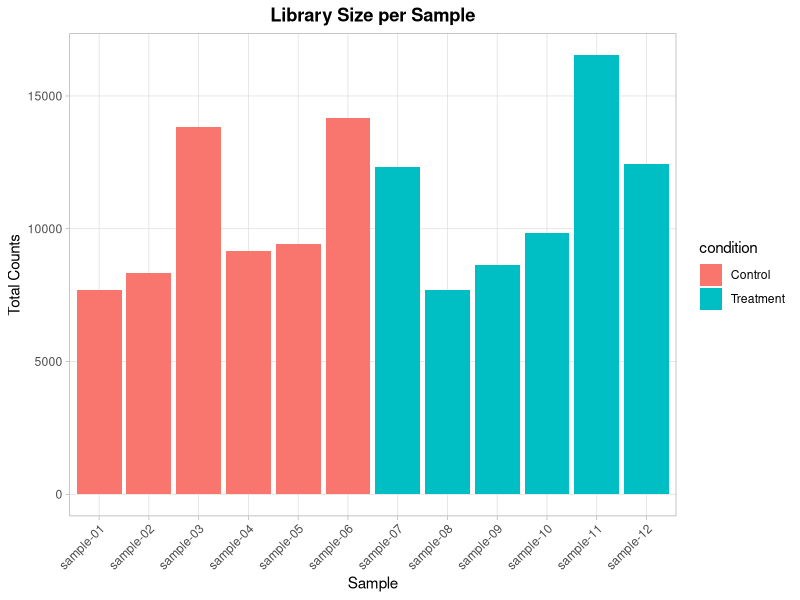
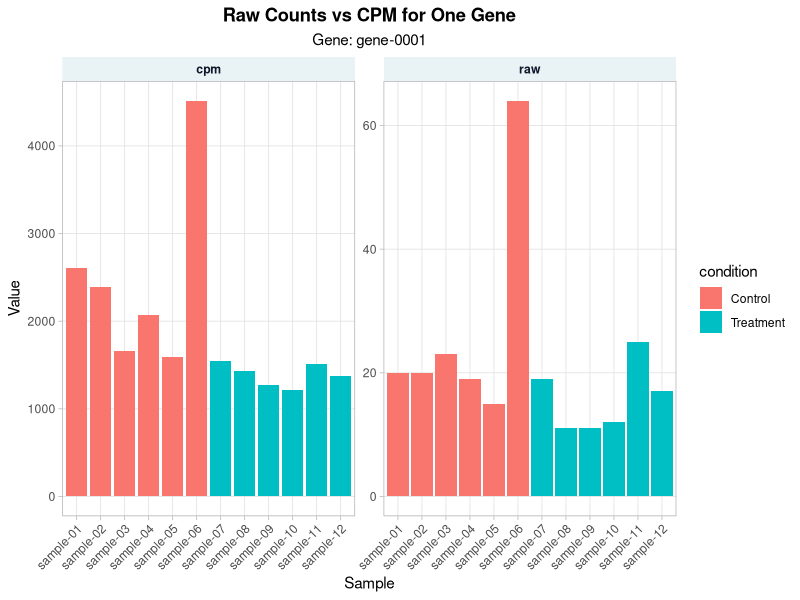
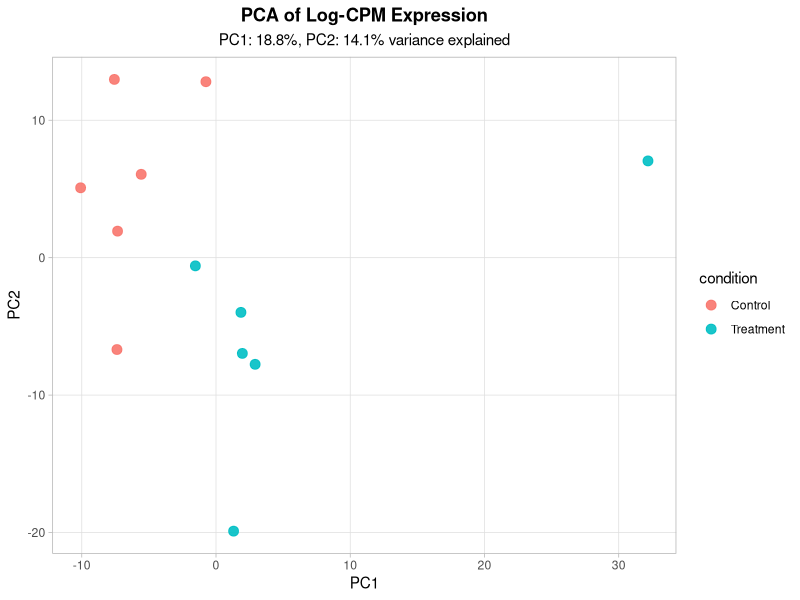
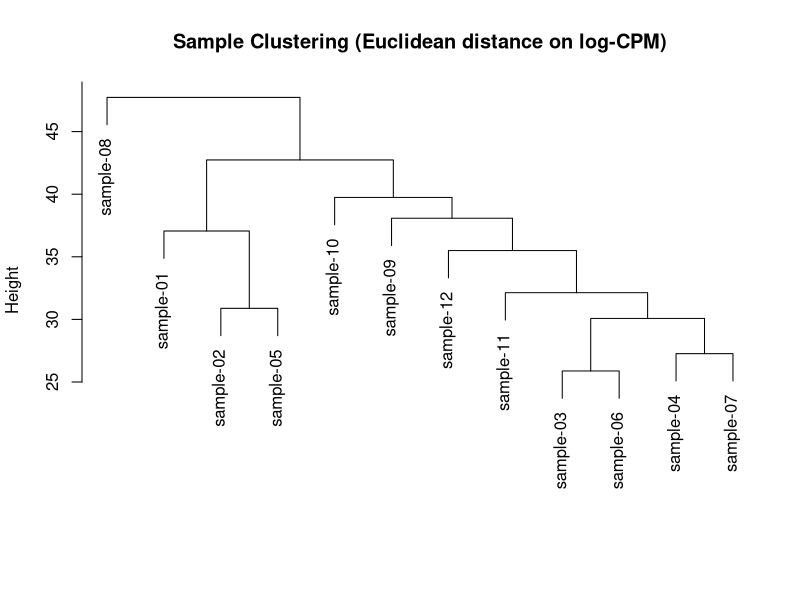

Reproduce these figures in R, in order.
## ---- chunk 1
counts <- readr::read_csv("data/demo-counts.csv", show_col_types = FALSE)
meta   <- readr::read_csv("data/demo-metadata.csv", show_col_types = FALSE)

count_matrix <- as.matrix(counts[-1])
rownames(count_matrix) <- counts$gene_id

meta
## ---- chunk 2
cdi_plot_theme <- function() {
  ggplot2::theme_light() +
    ggplot2::theme(
      plot.title = ggplot2::element_text(hjust = 0.5, face = "bold"),
      plot.subtitle = ggplot2::element_text(hjust = 0.5),
      panel.grid.minor = ggplot2::element_blank(),
      legend.position = "right",
      
      # Improve facet strips
      strip.background = ggplot2::element_rect(
        fill = "#e9f2f5",
        color = NA
      ),
      strip.text = ggplot2::element_text(
        face = "bold",
        color = "#0f172a"
      )
    )
}
## ---- chunk 3
library_sizes <- colSums(count_matrix)

library_df <- tibble::tibble(
  sample = colnames(count_matrix),
  library_size = as.numeric(library_sizes)
)

# Avoid name collisions: metadata already contains a library_size column
meta_min <- dplyr::select(meta, sample_id, condition)

library_df <- dplyr::left_join(
  library_df,
  meta_min,
  by = c("sample" = "sample_id")
)

ggplot2::ggplot(library_df, ggplot2::aes(x = sample, y = library_size, fill = condition)) +
  ggplot2::geom_col() +
  ggplot2::labs(
    title = "Library Size per Sample",
    x = "Sample",
    y = "Total Counts"
  ) +
  cdi_plot_theme() +
  ggplot2::theme(axis.text.x = ggplot2::element_text(angle = 45, hjust = 1))
## ---- chunk 4
cpm <- sweep(count_matrix, 2, library_sizes, FUN = "/") * 1e6
## ---- chunk 5
set.seed(1)
example_gene <- rownames(count_matrix)[1]

compare_df <- tibble::tibble(
  sample = colnames(count_matrix),
  raw = as.numeric(count_matrix[example_gene, ]),
  cpm = as.numeric(cpm[example_gene, ])
)

compare_df <- dplyr::left_join(
  compare_df,
  meta_min,
  by = c("sample" = "sample_id")
)

compare_long <- tidyr::pivot_longer(
  compare_df,
  cols = c(raw, cpm),
  names_to = "scale",
  values_to = "value"
)

ggplot2::ggplot(compare_long, ggplot2::aes(x = sample, y = value, fill = condition)) +
  ggplot2::geom_col() +
  ggplot2::facet_wrap(~ scale, scales = "free_y") +
  ggplot2::labs(
    title = "Raw Counts vs CPM for One Gene",
    subtitle = paste0("Gene: ", example_gene),
    x = "Sample",
    y = "Value"
  ) +
  cdi_plot_theme() +
  ggplot2::theme(axis.text.x = ggplot2::element_text(angle = 45, hjust = 1))
## ---- chunk 6
log_cpm <- log2(cpm + 1)
## ---- chunk 7
gene_vars <- apply(log_cpm, 1, var)
keep <- gene_vars >= stats::quantile(gene_vars, 0.75)

sum(keep)
## ---- chunk 8
log_cpm_var <- log_cpm[keep, ]
## ---- chunk 9
pca <- stats::prcomp(t(log_cpm_var), center = TRUE, scale. = FALSE)

pca_df <- tibble::tibble(
  sample = rownames(pca$x),
  PC1 = pca$x[, 1],
  PC2 = pca$x[, 2]
)

pca_df <- dplyr::left_join(
  pca_df,
  meta_min,
  by = c("sample" = "sample_id")
)

var_explained <- (pca$sdev^2) / sum(pca$sdev^2)
pc1_var <- round(var_explained[1] * 100, 1)
pc2_var <- round(var_explained[2] * 100, 1)
## ---- chunk 10
ggplot2::ggplot(pca_df, ggplot2::aes(x = PC1, y = PC2, color = condition)) +
  ggplot2::geom_point(size = 3, alpha = 0.9) +
  ggplot2::labs(
    title = "PCA of Log-CPM Expression",
    subtitle = paste0("PC1: ", pc1_var, "%, PC2: ", pc2_var, "% variance explained"),
    x = "PC1",
    y = "PC2"
  ) +
  cdi_plot_theme()
## ---- chunk 11
d <- stats::dist(t(log_cpm_var), method = "euclidean")
hc <- stats::hclust(d, method = "complete")
## ---- chunk 12
plot(
  hc,
  main = "Sample Clustering (Euclidean distance on log-CPM)",
  xlab = "",
  sub = ""
)
